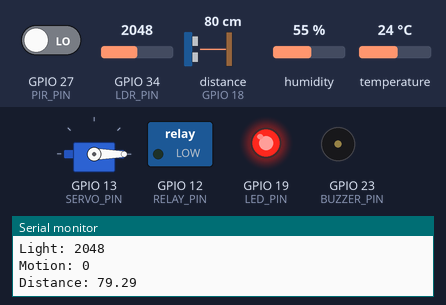
Bench run of a sketch on a simulated ESP32. Parts: servo, switched loads named in the sketch (green lamp = pin HIGH), output pins drawn as LEDs (lit = HIGH), buzzer (waves = sounding, pin HIGH), the last lines printed to the serial monitor. Wiring (from diagram.json): ultrasonic range finder: trigger GPIO 5; echo GPIO 18. Inputs (shaded band) come from the test bench; at power-on: distance to the obstacle (sensor on GPIO 18) 80 cm, GPIO 34 (LDR_PIN) = 2048, temperature 24 °C, GPIO 27 (PIR_PIN) LOW, humidity 55 %. The echo pulse lasts 58.3 µs per cm; WiFi joins after 1.5 s; servers stay silent unless stated; no MQTT or app messages arrive unless stated; pins used as bus, display or sensor lines are not drawn.

Above: at 2.7 s.
2.8 s: distance to the obstacle (sensor on GPIO 18) set to 22 cm
4.7 s: distance to the obstacle (sensor on GPIO 18) set to 18 cm
At 6.3 s:
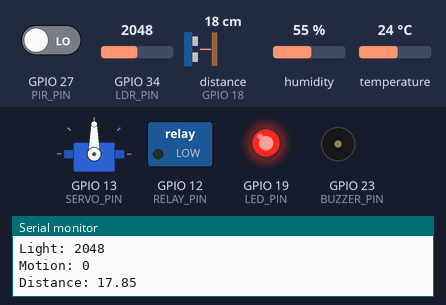
7.0 s: GPIO 34 (LDR_PIN) set to 525
8.8 s: GPIO 34 (LDR_PIN) set to 457
At 10.3 s:
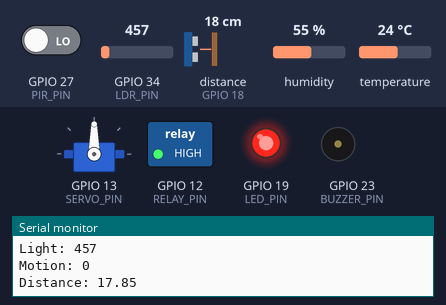
11.1 s: temperature set to 20.5 °C
12.8 s: temperature set to 19.2 °C
At 14.3 s:
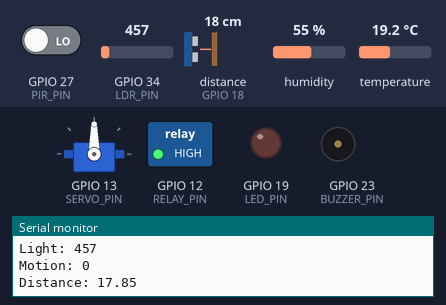
Timing chart, 0 to 15.8 s (numbered marks = the images above; inputs shaded):
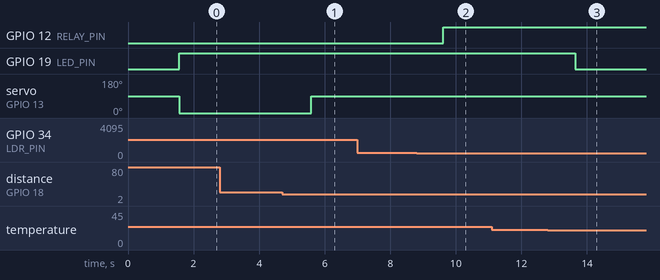

Measured:
- the behaviour switches between 21 and 20 cm on distance to the obstacle (sensor on GPIO 18) (found by bisection; images 0 and 1)
- the behaviour switches between 500 and 499 on GPIO 34 (LDR_PIN) (found by bisection; images 1 and 2)
- the behaviour switches between 20.1 and 20 °C on temperature (found by bisection; images 2 and 3)
- after the input at 4.7 s, servo on GPIO 13 (SERVO_PIN): 0° → 90° after 0.89 s
- after the input at 8.8 s, GPIO 12 (RELAY_PIN): LOW → HIGH after 0.82 s
- after the input at 12.8 s, GPIO 19 (LED_PIN): HIGH → LOW after 0.85 s

The sketch:

sketch.ino
```cpp
#include <WiFi.h>
#include <PubSubClient.h>
#include "DHT.h"
#include <ESP32Servo.h>

/* WiFi */
const char* ssid = "Wokwi-GUEST";
const char* password = "";

/* MQTT */
const char* mqtt_server = "test.mosquitto.org";

/* Sensors */
#define DHTPIN 4
#define DHTTYPE DHT22
#define LDR_PIN 34
#define PIR_PIN 27
#define TRIG_PIN 5
#define ECHO_PIN 18

/* Actuators */
#define LED_PIN 19
#define BUZZER_PIN 23
#define RELAY_PIN 12
#define SERVO_PIN 13

DHT dht(DHTPIN, DHTTYPE);
Servo servo;

WiFiClient espClient;
PubSubClient client(espClient);

/* Thresholds */
float tempThreshold = 20;
int lightThreshold = 500;
float distanceThreshold = 20;

/* WiFi setup */
void setupWiFi() {

  Serial.println("Connecting to WiFi...");
  WiFi.begin(ssid, password);

  while (WiFi.status() != WL_CONNECTED) {
    delay(500);
    Serial.print(".");
  }

  Serial.println("\nWiFi Connected");
}

/* MQTT reconnect */
void reconnect() {

  while (!client.connected()) {

    Serial.println("Connecting to MQTT...");

    if (client.connect("ESP32Client")) {

      Serial.println("MQTT Connected");

      client.subscribe("actuators/led");
      client.subscribe("actuators/buzzer");
      client.subscribe("actuators/relay");
      client.subscribe("actuators/servo");

    } else {

      delay(2000);
    }
  }
}

/* MQTT callback */
void callback(char* topic, byte* payload, unsigned int length) {

  String message;

  for (int i = 0; i < length; i++) {
    message += (char)payload[i];
  }

  if (String(topic) == "actuators/led") {

    if (message == "on")
      digitalWrite(LED_PIN, HIGH);
    else
      digitalWrite(LED_PIN, LOW);
  }

  if (String(topic) == "actuators/buzzer") {

    if (message == "on")
      digitalWrite(BUZZER_PIN, HIGH);
    else
      digitalWrite(BUZZER_PIN, LOW);
  }

  if (String(topic) == "actuators/relay") {

    if (message == "on")
      digitalWrite(RELAY_PIN, HIGH);
    else
      digitalWrite(RELAY_PIN, LOW);
  }

  if (String(topic) == "actuators/servo") {

    int angle = message.toInt();
    servo.write(angle);
  }
}

/* Ultrasonic distance */
float readDistance() {

  digitalWrite(TRIG_PIN, LOW);
  delayMicroseconds(2);

  digitalWrite(TRIG_PIN, HIGH);
  delayMicroseconds(10);

  digitalWrite(TRIG_PIN, LOW);

  long duration = pulseIn(ECHO_PIN, HIGH);
  float distance = duration * 0.034 / 2;

  return distance;
}

void setup() {

  Serial.begin(115200);

  dht.begin();

  pinMode(LDR_PIN, INPUT);
  pinMode(PIR_PIN, INPUT);

  pinMode(TRIG_PIN, OUTPUT);
  pinMode(ECHO_PIN, INPUT);

  pinMode(LED_PIN, OUTPUT);
  pinMode(BUZZER_PIN, OUTPUT);
  pinMode(RELAY_PIN, OUTPUT);

  servo.attach(SERVO_PIN);

  setupWiFi();

  client.setServer(mqtt_server, 1883);
  client.setCallback(callback);
}

void loop() {

  if (!client.connected()) {
    reconnect();
  }

  client.loop();

  /* Read Sensors */

  float temperature = dht.readTemperature();
  float humidity = dht.readHumidity();
  int lightLevel = analogRead(LDR_PIN);
  int motion = digitalRead(PIR_PIN);
  float distance = readDistance();

  Serial.println("------ SENSOR DATA ------");

  Serial.print("Temp: ");
  Serial.println(temperature);

  Serial.print("Humidity: ");
  Serial.println(humidity);

  Serial.print("Light: ");
  Serial.println(lightLevel);

  Serial.print("Motion: ");
  Serial.println(motion);

  Serial.print("Distance: ");
  Serial.println(distance);

  /* Automatic Control */

  if (temperature > tempThreshold)
    digitalWrite(LED_PIN, HIGH);
  else
    digitalWrite(LED_PIN, LOW);

  if (motion == 1)
    digitalWrite(BUZZER_PIN, HIGH);
  else
    digitalWrite(BUZZER_PIN, LOW);

  if (lightLevel < lightThreshold)
    digitalWrite(RELAY_PIN, HIGH);
  else
    digitalWrite(RELAY_PIN, LOW);

  if (distance < distanceThreshold)
    servo.write(90);
  else
    servo.write(0);

  /* MQTT Publish */

  String tempPayload =
    "{\"value\": " + String(temperature) + ", \"unit\": \"C\"}";
  client.publish("sensors/temperature", tempPayload.c_str());

  String humPayload =
    "{\"value\": " + String(humidity) + ", \"unit\": \"%\"}";
  client.publish("sensors/humidity", humPayload.c_str());

  String lightPayload =
    "{\"value\": " + String(lightLevel) + "}";
  client.publish("sensors/light", lightPayload.c_str());

  String motionPayload =
    "{\"detected\": " + String(motion) + "}";
  client.publish("sensors/motion", motionPayload.c_str());

  String distPayload =
    "{\"value\": " + String(distance) + ", \"unit\": \"cm\"}";
  client.publish("sensors/distance", distPayload.c_str());

  client.publish("system/status", "{\"status\":\"online\"}");

  delay(2000);
}
```
